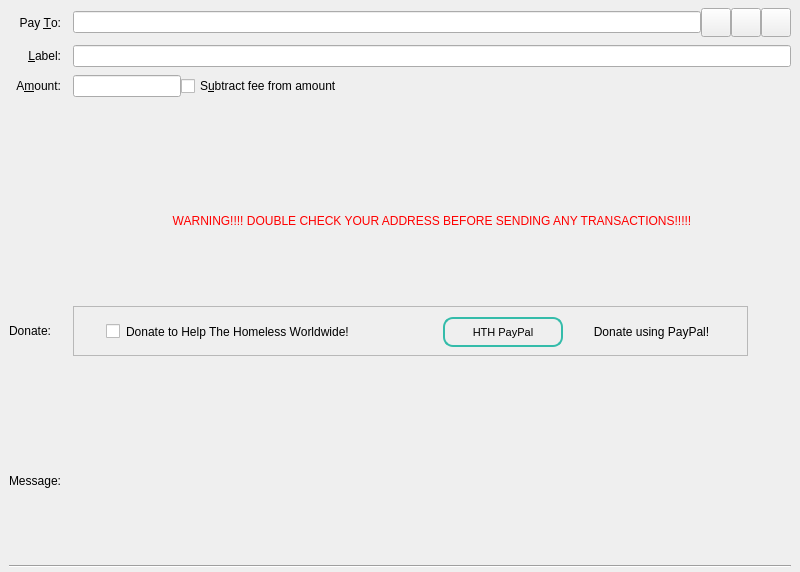
<?xml version="1.0" encoding="UTF-8"?>
<ui version="4.0">
 <class>SendCoinsEntry</class>
 <widget class="QStackedWidget" name="SendCoinsEntry">
  <property name="geometry">
   <rect>
    <x>0</x>
    <y>0</y>
    <width>800</width>
    <height>572</height>
   </rect>
  </property>
  <property name="focusPolicy">
   <enum>Qt::TabFocus</enum>
  </property>
  <property name="autoFillBackground">
   <bool>false</bool>
  </property>
  <property name="styleSheet">
   <string notr="true">font-color: #ff0000;</string>
  </property>
  <widget class="QFrame" name="SendCoins">
   <property name="toolTip">
    <string>This is a normal payment.</string>
   </property>
   <property name="frameShape">
    <enum>QFrame::NoFrame</enum>
   </property>
   <layout class="QGridLayout" name="gridLayout">
    <property name="topMargin">
     <number>8</number>
    </property>
    <property name="bottomMargin">
     <number>4</number>
    </property>
    <property name="horizontalSpacing">
     <number>12</number>
    </property>
    <property name="verticalSpacing">
     <number>8</number>
    </property>
    <item row="5" column="1">
     <widget class="QFrame" name="frameDonate">
      <property name="sizePolicy">
       <sizepolicy hsizetype="Fixed" vsizetype="Fixed">
        <horstretch>0</horstretch>
        <verstretch>0</verstretch>
       </sizepolicy>
      </property>
      <property name="minimumSize">
       <size>
        <width>675</width>
        <height>50</height>
       </size>
      </property>
      <property name="maximumSize">
       <size>
        <width>16777215</width>
        <height>16777215</height>
       </size>
      </property>
      <property name="styleSheet">
       <string notr="true">border-color: transparent;</string>
      </property>
      <property name="frameShape">
       <enum>QFrame::StyledPanel</enum>
      </property>
      <property name="frameShadow">
       <enum>QFrame::Raised</enum>
      </property>
      <widget class="QWidget" name="layoutWidget">
       <property name="geometry">
        <rect>
         <x>10</x>
         <y>10</y>
         <width>291</width>
         <height>31</height>
        </rect>
       </property>
       <layout class="QHBoxLayout" name="horizontalLayoutCheckboxes2">
        <property name="spacing">
         <number>6</number>
        </property>
        <property name="leftMargin">
         <number>0</number>
        </property>
        <item alignment="Qt::AlignHCenter">
         <widget class="QCheckBox" name="chkDonate">
          <property name="maximumSize">
           <size>
            <width>258</width>
            <height>16777215</height>
           </size>
          </property>
          <property name="toolTip">
           <string>Use your HTH Coins to Donate Today!</string>
          </property>
          <property name="layoutDirection">
           <enum>Qt::LeftToRight</enum>
          </property>
          <property name="styleSheet">
           <string notr="true">font-size: 12px;</string>
          </property>
          <property name="text">
           <string>Donate to Help The Homeless Worldwide!</string>
          </property>
         </widget>
        </item>
       </layout>
      </widget>
      <widget class="QWidget" name="layoutWidget_2">
       <property name="geometry">
        <rect>
         <x>370</x>
         <y>10</y>
         <width>291</width>
         <height>32</height>
        </rect>
       </property>
       <layout class="QHBoxLayout" name="horizontalLayoutCheckboxes2_2">
        <property name="spacing">
         <number>6</number>
        </property>
        <property name="leftMargin">
         <number>0</number>
        </property>
        <item>
         <widget class="QPushButton" name="pushButton_Donate">
          <property name="minimumSize">
           <size>
            <width>100</width>
            <height>30</height>
           </size>
          </property>
          <property name="maximumSize">
           <size>
            <width>120</width>
            <height>30</height>
           </size>
          </property>
          <property name="toolTip">
           <string>Visit HTH PayPal and Donate Today!</string>
          </property>
          <property name="styleSheet">
           <string notr="true">border-style: solid;
border-width: 2px;
border-color: #34bcaa;
border-radius: 10px;
font-size: 11px;</string>
          </property>
          <property name="text">
           <string>HTH PayPal</string>
          </property>
         </widget>
        </item>
        <item>
         <widget class="QLabel" name="label">
          <property name="styleSheet">
           <string notr="true">font-size: 12px</string>
          </property>
          <property name="text">
           <string>Donate using PayPal!</string>
          </property>
          <property name="alignment">
           <set>Qt::AlignCenter</set>
          </property>
         </widget>
        </item>
       </layout>
      </widget>
     </widget>
    </item>
    <item row="2" column="0">
     <widget class="QLabel" name="amountLabel">
      <property name="text">
       <string>A&amp;mount:</string>
      </property>
      <property name="alignment">
       <set>Qt::AlignRight|Qt::AlignTrailing|Qt::AlignVCenter</set>
      </property>
      <property name="buddy">
       <cstring>payAmount</cstring>
      </property>
     </widget>
    </item>
    <item row="5" column="0">
     <widget class="QLabel" name="messageCaption">
      <property name="text">
       <string>Donate:</string>
      </property>
      <property name="alignment">
       <set>Qt::AlignLeading|Qt::AlignLeft|Qt::AlignVCenter</set>
      </property>
      <property name="wordWrap">
       <bool>true</bool>
      </property>
     </widget>
    </item>
    <item row="0" column="0">
     <widget class="QLabel" name="payToLabel">
      <property name="text">
       <string>Pay &amp;To:</string>
      </property>
      <property name="alignment">
       <set>Qt::AlignRight|Qt::AlignTrailing|Qt::AlignVCenter</set>
      </property>
      <property name="buddy">
       <cstring>payTo</cstring>
      </property>
     </widget>
    </item>
    <item row="0" column="1">
     <layout class="QHBoxLayout" name="payToLayout">
      <property name="spacing">
       <number>0</number>
      </property>
      <item>
       <widget class="QValidatedLineEdit" name="payTo">
        <property name="toolTip">
         <string>The HelpTheHomeless address to send the payment to</string>
        </property>
       </widget>
      </item>
      <item>
       <widget class="QToolButton" name="addressBookButton">
        <property name="toolTip">
         <string>Choose previously used address</string>
        </property>
        <property name="text">
         <string/>
        </property>
        <property name="iconSize">
         <size>
          <width>22</width>
          <height>22</height>
         </size>
        </property>
        <property name="shortcut">
         <string>Alt+A</string>
        </property>
       </widget>
      </item>
      <item>
       <widget class="QToolButton" name="pasteButton">
        <property name="toolTip">
         <string>Paste address from clipboard</string>
        </property>
        <property name="text">
         <string/>
        </property>
        <property name="iconSize">
         <size>
          <width>22</width>
          <height>22</height>
         </size>
        </property>
        <property name="shortcut">
         <string>Alt+P</string>
        </property>
       </widget>
      </item>
      <item>
       <widget class="QToolButton" name="deleteButton">
        <property name="toolTip">
         <string>Remove this entry</string>
        </property>
        <property name="text">
         <string/>
        </property>
        <property name="iconSize">
         <size>
          <width>22</width>
          <height>22</height>
         </size>
        </property>
       </widget>
      </item>
     </layout>
    </item>
    <item row="6" column="1">
     <spacer name="verticalSpacer_2">
      <property name="orientation">
       <enum>Qt::Vertical</enum>
      </property>
      <property name="sizeType">
       <enum>QSizePolicy::Fixed</enum>
      </property>
      <property name="sizeHint" stdset="0">
       <size>
        <width>20</width>
        <height>40</height>
       </size>
      </property>
     </spacer>
    </item>
    <item row="2" column="1">
     <layout class="QHBoxLayout" name="horizontalLayoutAmount" stretch="0,1">
      <item>
       <widget class="BitcoinAmountField" name="payAmount"/>
      </item>
      <item>
       <widget class="QCheckBox" name="checkboxSubtractFeeFromAmount">
        <property name="toolTip">
         <string>The fee will be deducted from the amount being sent. The recipient will receive a lower amount of HTH than you enter in the amount field. If multiple recipients are selected, the fee is split equally.</string>
        </property>
        <property name="text">
         <string>S&amp;ubtract fee from amount</string>
        </property>
       </widget>
      </item>
     </layout>
    </item>
    <item row="7" column="1">
     <widget class="QLabel" name="messageTextLabel">
      <property name="toolTip">
       <string>A message that was attached to the HTH: URI which will be stored with the transaction for your reference. Note: This message will not be sent over the HelpTheHomeless network.</string>
      </property>
      <property name="textFormat">
       <enum>Qt::PlainText</enum>
      </property>
     </widget>
    </item>
    <item row="3" column="1">
     <spacer name="verticalSpacer">
      <property name="orientation">
       <enum>Qt::Vertical</enum>
      </property>
      <property name="sizeType">
       <enum>QSizePolicy::Fixed</enum>
      </property>
      <property name="sizeHint" stdset="0">
       <size>
        <width>20</width>
        <height>40</height>
       </size>
      </property>
     </spacer>
    </item>
    <item row="8" column="0" colspan="2">
     <widget class="Line" name="line">
      <property name="orientation">
       <enum>Qt::Horizontal</enum>
      </property>
     </widget>
    </item>
    <item row="1" column="1">
     <widget class="QLineEdit" name="addAsLabel">
      <property name="toolTip">
       <string>Enter a label for this address to add it to the list of used addresses</string>
      </property>
     </widget>
    </item>
    <item row="1" column="0">
     <widget class="QLabel" name="labellLabel">
      <property name="text">
       <string>&amp;Label:</string>
      </property>
      <property name="alignment">
       <set>Qt::AlignRight|Qt::AlignTrailing|Qt::AlignVCenter</set>
      </property>
      <property name="buddy">
       <cstring>addAsLabel</cstring>
      </property>
     </widget>
    </item>
    <item row="7" column="0">
     <widget class="QLabel" name="messageLabel">
      <property name="text">
       <string>Message:</string>
      </property>
      <property name="alignment">
       <set>Qt::AlignRight|Qt::AlignTrailing|Qt::AlignVCenter</set>
      </property>
     </widget>
    </item>
    <item row="4" column="1">
     <widget class="QLabel" name="infoText_2">
      <property name="minimumSize">
       <size>
        <width>0</width>
        <height>0</height>
       </size>
      </property>
      <property name="styleSheet">
       <string notr="true">color: red;</string>
      </property>
      <property name="text">
       <string>                                       WARNING!!!! DOUBLE CHECK YOUR ADDRESS BEFORE SENDING ANY TRANSACTIONS!!!!!</string>
      </property>
      <property name="textFormat">
       <enum>Qt::RichText</enum>
      </property>
      <property name="alignment">
       <set>Qt::AlignCenter</set>
      </property>
      <property name="wordWrap">
       <bool>true</bool>
      </property>
     </widget>
    </item>
   </layout>
  </widget>
  <widget class="QFrame" name="SendCoins_UnauthenticatedPaymentRequest">
   <property name="palette">
    <palette>
     <active>
      <colorrole role="WindowText">
       <brush brushstyle="SolidPattern">
        <color alpha="255">
         <red>0</red>
         <green>0</green>
         <blue>0</blue>
        </color>
       </brush>
      </colorrole>
      <colorrole role="Button">
       <brush brushstyle="SolidPattern">
        <color alpha="255">
         <red>255</red>
         <green>255</green>
         <blue>127</blue>
        </color>
       </brush>
      </colorrole>
      <colorrole role="Light">
       <brush brushstyle="SolidPattern">
        <color alpha="255">
         <red>255</red>
         <green>255</green>
         <blue>255</blue>
        </color>
       </brush>
      </colorrole>
      <colorrole role="Midlight">
       <brush brushstyle="SolidPattern">
        <color alpha="255">
         <red>255</red>
         <green>255</green>
         <blue>191</blue>
        </color>
       </brush>
      </colorrole>
      <colorrole role="Dark">
       <brush brushstyle="SolidPattern">
        <color alpha="255">
         <red>127</red>
         <green>127</green>
         <blue>63</blue>
        </color>
       </brush>
      </colorrole>
      <colorrole role="Mid">
       <brush brushstyle="SolidPattern">
        <color alpha="255">
         <red>170</red>
         <green>170</green>
         <blue>84</blue>
        </color>
       </brush>
      </colorrole>
      <colorrole role="Text">
       <brush brushstyle="SolidPattern">
        <color alpha="255">
         <red>0</red>
         <green>0</green>
         <blue>0</blue>
        </color>
       </brush>
      </colorrole>
      <colorrole role="BrightText">
       <brush brushstyle="SolidPattern">
        <color alpha="255">
         <red>255</red>
         <green>255</green>
         <blue>255</blue>
        </color>
       </brush>
      </colorrole>
      <colorrole role="ButtonText">
       <brush brushstyle="SolidPattern">
        <color alpha="255">
         <red>0</red>
         <green>0</green>
         <blue>0</blue>
        </color>
       </brush>
      </colorrole>
      <colorrole role="Base">
       <brush brushstyle="SolidPattern">
        <color alpha="255">
         <red>255</red>
         <green>255</green>
         <blue>255</blue>
        </color>
       </brush>
      </colorrole>
      <colorrole role="Window">
       <brush brushstyle="SolidPattern">
        <color alpha="255">
         <red>255</red>
         <green>255</green>
         <blue>127</blue>
        </color>
       </brush>
      </colorrole>
      <colorrole role="Shadow">
       <brush brushstyle="SolidPattern">
        <color alpha="255">
         <red>0</red>
         <green>0</green>
         <blue>0</blue>
        </color>
       </brush>
      </colorrole>
      <colorrole role="AlternateBase">
       <brush brushstyle="SolidPattern">
        <color alpha="255">
         <red>255</red>
         <green>255</green>
         <blue>191</blue>
        </color>
       </brush>
      </colorrole>
      <colorrole role="ToolTipBase">
       <brush brushstyle="SolidPattern">
        <color alpha="255">
         <red>255</red>
         <green>255</green>
         <blue>220</blue>
        </color>
       </brush>
      </colorrole>
      <colorrole role="ToolTipText">
       <brush brushstyle="SolidPattern">
        <color alpha="255">
         <red>0</red>
         <green>0</green>
         <blue>0</blue>
        </color>
       </brush>
      </colorrole>
     </active>
     <inactive>
      <colorrole role="WindowText">
       <brush brushstyle="SolidPattern">
        <color alpha="255">
         <red>0</red>
         <green>0</green>
         <blue>0</blue>
        </color>
       </brush>
      </colorrole>
      <colorrole role="Button">
       <brush brushstyle="SolidPattern">
        <color alpha="255">
         <red>255</red>
         <green>255</green>
         <blue>127</blue>
        </color>
       </brush>
      </colorrole>
      <colorrole role="Light">
       <brush brushstyle="SolidPattern">
        <color alpha="255">
         <red>255</red>
         <green>255</green>
         <blue>255</blue>
        </color>
       </brush>
      </colorrole>
      <colorrole role="Midlight">
       <brush brushstyle="SolidPattern">
        <color alpha="255">
         <red>255</red>
         <green>255</green>
         <blue>191</blue>
        </color>
       </brush>
      </colorrole>
      <colorrole role="Dark">
       <brush brushstyle="SolidPattern">
        <color alpha="255">
         <red>127</red>
         <green>127</green>
         <blue>63</blue>
        </color>
       </brush>
      </colorrole>
      <colorrole role="Mid">
       <brush brushstyle="SolidPattern">
        <color alpha="255">
         <red>170</red>
         <green>170</green>
         <blue>84</blue>
        </color>
       </brush>
      </colorrole>
      <colorrole role="Text">
       <brush brushstyle="SolidPattern">
        <color alpha="255">
         <red>0</red>
         <green>0</green>
         <blue>0</blue>
        </color>
       </brush>
      </colorrole>
      <colorrole role="BrightText">
       <brush brushstyle="SolidPattern">
        <color alpha="255">
         <red>255</red>
         <green>255</green>
         <blue>255</blue>
        </color>
       </brush>
      </colorrole>
      <colorrole role="ButtonText">
       <brush brushstyle="SolidPattern">
        <color alpha="255">
         <red>0</red>
         <green>0</green>
         <blue>0</blue>
        </color>
       </brush>
      </colorrole>
      <colorrole role="Base">
       <brush brushstyle="SolidPattern">
        <color alpha="255">
         <red>255</red>
         <green>255</green>
         <blue>255</blue>
        </color>
       </brush>
      </colorrole>
      <colorrole role="Window">
       <brush brushstyle="SolidPattern">
        <color alpha="255">
         <red>255</red>
         <green>255</green>
         <blue>127</blue>
        </color>
       </brush>
      </colorrole>
      <colorrole role="Shadow">
       <brush brushstyle="SolidPattern">
        <color alpha="255">
         <red>0</red>
         <green>0</green>
         <blue>0</blue>
        </color>
       </brush>
      </colorrole>
      <colorrole role="AlternateBase">
       <brush brushstyle="SolidPattern">
        <color alpha="255">
         <red>255</red>
         <green>255</green>
         <blue>191</blue>
        </color>
       </brush>
      </colorrole>
      <colorrole role="ToolTipBase">
       <brush brushstyle="SolidPattern">
        <color alpha="255">
         <red>255</red>
         <green>255</green>
         <blue>220</blue>
        </color>
       </brush>
      </colorrole>
      <colorrole role="ToolTipText">
       <brush brushstyle="SolidPattern">
        <color alpha="255">
         <red>0</red>
         <green>0</green>
         <blue>0</blue>
        </color>
       </brush>
      </colorrole>
     </inactive>
     <disabled>
      <colorrole role="WindowText">
       <brush brushstyle="SolidPattern">
        <color alpha="255">
         <red>127</red>
         <green>127</green>
         <blue>63</blue>
        </color>
       </brush>
      </colorrole>
      <colorrole role="Button">
       <brush brushstyle="SolidPattern">
        <color alpha="255">
         <red>255</red>
         <green>255</green>
         <blue>127</blue>
        </color>
       </brush>
      </colorrole>
      <colorrole role="Light">
       <brush brushstyle="SolidPattern">
        <color alpha="255">
         <red>255</red>
         <green>255</green>
         <blue>255</blue>
        </color>
       </brush>
      </colorrole>
      <colorrole role="Midlight">
       <brush brushstyle="SolidPattern">
        <color alpha="255">
         <red>255</red>
         <green>255</green>
         <blue>191</blue>
        </color>
       </brush>
      </colorrole>
      <colorrole role="Dark">
       <brush brushstyle="SolidPattern">
        <color alpha="255">
         <red>127</red>
         <green>127</green>
         <blue>63</blue>
        </color>
       </brush>
      </colorrole>
      <colorrole role="Mid">
       <brush brushstyle="SolidPattern">
        <color alpha="255">
         <red>170</red>
         <green>170</green>
         <blue>84</blue>
        </color>
       </brush>
      </colorrole>
      <colorrole role="Text">
       <brush brushstyle="SolidPattern">
        <color alpha="255">
         <red>127</red>
         <green>127</green>
         <blue>63</blue>
        </color>
       </brush>
      </colorrole>
      <colorrole role="BrightText">
       <brush brushstyle="SolidPattern">
        <color alpha="255">
         <red>255</red>
         <green>255</green>
         <blue>255</blue>
        </color>
       </brush>
      </colorrole>
      <colorrole role="ButtonText">
       <brush brushstyle="SolidPattern">
        <color alpha="255">
         <red>127</red>
         <green>127</green>
         <blue>63</blue>
        </color>
       </brush>
      </colorrole>
      <colorrole role="Base">
       <brush brushstyle="SolidPattern">
        <color alpha="255">
         <red>255</red>
         <green>255</green>
         <blue>127</blue>
        </color>
       </brush>
      </colorrole>
      <colorrole role="Window">
       <brush brushstyle="SolidPattern">
        <color alpha="255">
         <red>255</red>
         <green>255</green>
         <blue>127</blue>
        </color>
       </brush>
      </colorrole>
      <colorrole role="Shadow">
       <brush brushstyle="SolidPattern">
        <color alpha="255">
         <red>0</red>
         <green>0</green>
         <blue>0</blue>
        </color>
       </brush>
      </colorrole>
      <colorrole role="AlternateBase">
       <brush brushstyle="SolidPattern">
        <color alpha="255">
         <red>255</red>
         <green>255</green>
         <blue>127</blue>
        </color>
       </brush>
      </colorrole>
      <colorrole role="ToolTipBase">
       <brush brushstyle="SolidPattern">
        <color alpha="255">
         <red>255</red>
         <green>255</green>
         <blue>220</blue>
        </color>
       </brush>
      </colorrole>
      <colorrole role="ToolTipText">
       <brush brushstyle="SolidPattern">
        <color alpha="255">
         <red>0</red>
         <green>0</green>
         <blue>0</blue>
        </color>
       </brush>
      </colorrole>
     </disabled>
    </palette>
   </property>
   <property name="toolTip">
    <string>This is an unauthenticated payment request.</string>
   </property>
   <property name="autoFillBackground">
    <bool>true</bool>
   </property>
   <property name="frameShape">
    <enum>QFrame::NoFrame</enum>
   </property>
   <layout class="QGridLayout" name="gridLayout_is">
    <property name="spacing">
     <number>12</number>
    </property>
    <item row="0" column="0">
     <widget class="QLabel" name="payToLabel_is">
      <property name="text">
       <string>Pay To:</string>
      </property>
      <property name="alignment">
       <set>Qt::AlignRight|Qt::AlignTrailing|Qt::AlignVCenter</set>
      </property>
     </widget>
    </item>
    <item row="0" column="1">
     <layout class="QHBoxLayout" name="payToLayout_is">
      <property name="spacing">
       <number>0</number>
      </property>
      <item>
       <widget class="QLabel" name="payTo_is"/>
      </item>
      <item>
       <widget class="QToolButton" name="deleteButton_is">
        <property name="toolTip">
         <string>Remove this entry</string>
        </property>
        <property name="text">
         <string/>
        </property>
       </widget>
      </item>
     </layout>
    </item>
    <item row="1" column="0">
     <widget class="QLabel" name="memoLabel_is">
      <property name="text">
       <string>Memo:</string>
      </property>
      <property name="alignment">
       <set>Qt::AlignRight|Qt::AlignTrailing|Qt::AlignVCenter</set>
      </property>
     </widget>
    </item>
    <item row="1" column="1">
     <widget class="QLabel" name="memoTextLabel_is">
      <property name="textFormat">
       <enum>Qt::PlainText</enum>
      </property>
     </widget>
    </item>
    <item row="2" column="0">
     <widget class="QLabel" name="amountLabel_is">
      <property name="text">
       <string>A&amp;mount:</string>
      </property>
      <property name="alignment">
       <set>Qt::AlignRight|Qt::AlignTrailing|Qt::AlignVCenter</set>
      </property>
      <property name="buddy">
       <cstring>payAmount_is</cstring>
      </property>
     </widget>
    </item>
    <item row="2" column="1">
     <widget class="BitcoinAmountField" name="payAmount_is">
      <property name="acceptDrops">
       <bool>false</bool>
      </property>
     </widget>
    </item>
   </layout>
  </widget>
  <widget class="QFrame" name="SendCoins_AuthenticatedPaymentRequest">
   <property name="palette">
    <palette>
     <active>
      <colorrole role="WindowText">
       <brush brushstyle="SolidPattern">
        <color alpha="255">
         <red>0</red>
         <green>0</green>
         <blue>0</blue>
        </color>
       </brush>
      </colorrole>
      <colorrole role="Button">
       <brush brushstyle="SolidPattern">
        <color alpha="255">
         <red>140</red>
         <green>232</green>
         <blue>119</blue>
        </color>
       </brush>
      </colorrole>
      <colorrole role="Light">
       <brush brushstyle="SolidPattern">
        <color alpha="255">
         <red>230</red>
         <green>255</green>
         <blue>224</blue>
        </color>
       </brush>
      </colorrole>
      <colorrole role="Midlight">
       <brush brushstyle="SolidPattern">
        <color alpha="255">
         <red>185</red>
         <green>243</green>
         <blue>171</blue>
        </color>
       </brush>
      </colorrole>
      <colorrole role="Dark">
       <brush brushstyle="SolidPattern">
        <color alpha="255">
         <red>70</red>
         <green>116</green>
         <blue>59</blue>
        </color>
       </brush>
      </colorrole>
      <colorrole role="Mid">
       <brush brushstyle="SolidPattern">
        <color alpha="255">
         <red>93</red>
         <green>155</green>
         <blue>79</blue>
        </color>
       </brush>
      </colorrole>
      <colorrole role="Text">
       <brush brushstyle="SolidPattern">
        <color alpha="255">
         <red>0</red>
         <green>0</green>
         <blue>0</blue>
        </color>
       </brush>
      </colorrole>
      <colorrole role="BrightText">
       <brush brushstyle="SolidPattern">
        <color alpha="255">
         <red>155</red>
         <green>255</green>
         <blue>147</blue>
        </color>
       </brush>
      </colorrole>
      <colorrole role="ButtonText">
       <brush brushstyle="SolidPattern">
        <color alpha="255">
         <red>0</red>
         <green>0</green>
         <blue>0</blue>
        </color>
       </brush>
      </colorrole>
      <colorrole role="Base">
       <brush brushstyle="SolidPattern">
        <color alpha="255">
         <red>119</red>
         <green>255</green>
         <blue>233</blue>
        </color>
       </brush>
      </colorrole>
      <colorrole role="Window">
       <brush brushstyle="SolidPattern">
        <color alpha="255">
         <red>140</red>
         <green>232</green>
         <blue>119</blue>
        </color>
       </brush>
      </colorrole>
      <colorrole role="Shadow">
       <brush brushstyle="SolidPattern">
        <color alpha="255">
         <red>0</red>
         <green>0</green>
         <blue>0</blue>
        </color>
       </brush>
      </colorrole>
      <colorrole role="AlternateBase">
       <brush brushstyle="SolidPattern">
        <color alpha="255">
         <red>197</red>
         <green>243</green>
         <blue>187</blue>
        </color>
       </brush>
      </colorrole>
      <colorrole role="NoRole">
       <brush brushstyle="SolidPattern">
        <color alpha="255">
         <red>125</red>
         <green>194</green>
         <blue>122</blue>
        </color>
       </brush>
      </colorrole>
      <colorrole role="ToolTipBase">
       <brush brushstyle="SolidPattern">
        <color alpha="255">
         <red>255</red>
         <green>255</green>
         <blue>220</blue>
        </color>
       </brush>
      </colorrole>
      <colorrole role="ToolTipText">
       <brush brushstyle="SolidPattern">
        <color alpha="255">
         <red>0</red>
         <green>0</green>
         <blue>0</blue>
        </color>
       </brush>
      </colorrole>
     </active>
     <inactive>
      <colorrole role="WindowText">
       <brush brushstyle="SolidPattern">
        <color alpha="255">
         <red>0</red>
         <green>0</green>
         <blue>0</blue>
        </color>
       </brush>
      </colorrole>
      <colorrole role="Button">
       <brush brushstyle="SolidPattern">
        <color alpha="255">
         <red>140</red>
         <green>232</green>
         <blue>119</blue>
        </color>
       </brush>
      </colorrole>
      <colorrole role="Light">
       <brush brushstyle="SolidPattern">
        <color alpha="255">
         <red>230</red>
         <green>255</green>
         <blue>224</blue>
        </color>
       </brush>
      </colorrole>
      <colorrole role="Midlight">
       <brush brushstyle="SolidPattern">
        <color alpha="255">
         <red>185</red>
         <green>243</green>
         <blue>171</blue>
        </color>
       </brush>
      </colorrole>
      <colorrole role="Dark">
       <brush brushstyle="SolidPattern">
        <color alpha="255">
         <red>70</red>
         <green>116</green>
         <blue>59</blue>
        </color>
       </brush>
      </colorrole>
      <colorrole role="Mid">
       <brush brushstyle="SolidPattern">
        <color alpha="255">
         <red>93</red>
         <green>155</green>
         <blue>79</blue>
        </color>
       </brush>
      </colorrole>
      <colorrole role="Text">
       <brush brushstyle="SolidPattern">
        <color alpha="255">
         <red>0</red>
         <green>0</green>
         <blue>0</blue>
        </color>
       </brush>
      </colorrole>
      <colorrole role="BrightText">
       <brush brushstyle="SolidPattern">
        <color alpha="255">
         <red>155</red>
         <green>255</green>
         <blue>147</blue>
        </color>
       </brush>
      </colorrole>
      <colorrole role="ButtonText">
       <brush brushstyle="SolidPattern">
        <color alpha="255">
         <red>0</red>
         <green>0</green>
         <blue>0</blue>
        </color>
       </brush>
      </colorrole>
      <colorrole role="Base">
       <brush brushstyle="SolidPattern">
        <color alpha="255">
         <red>119</red>
         <green>255</green>
         <blue>233</blue>
        </color>
       </brush>
      </colorrole>
      <colorrole role="Window">
       <brush brushstyle="SolidPattern">
        <color alpha="255">
         <red>140</red>
         <green>232</green>
         <blue>119</blue>
        </color>
       </brush>
      </colorrole>
      <colorrole role="Shadow">
       <brush brushstyle="SolidPattern">
        <color alpha="255">
         <red>0</red>
         <green>0</green>
         <blue>0</blue>
        </color>
       </brush>
      </colorrole>
      <colorrole role="AlternateBase">
       <brush brushstyle="SolidPattern">
        <color alpha="255">
         <red>197</red>
         <green>243</green>
         <blue>187</blue>
        </color>
       </brush>
      </colorrole>
      <colorrole role="NoRole">
       <brush brushstyle="SolidPattern">
        <color alpha="255">
         <red>125</red>
         <green>194</green>
         <blue>122</blue>
        </color>
       </brush>
      </colorrole>
      <colorrole role="ToolTipBase">
       <brush brushstyle="SolidPattern">
        <color alpha="255">
         <red>255</red>
         <green>255</green>
         <blue>220</blue>
        </color>
       </brush>
      </colorrole>
      <colorrole role="ToolTipText">
       <brush brushstyle="SolidPattern">
        <color alpha="255">
         <red>0</red>
         <green>0</green>
         <blue>0</blue>
        </color>
       </brush>
      </colorrole>
     </inactive>
     <disabled>
      <colorrole role="WindowText">
       <brush brushstyle="SolidPattern">
        <color alpha="255">
         <red>70</red>
         <green>116</green>
         <blue>59</blue>
        </color>
       </brush>
      </colorrole>
      <colorrole role="Button">
       <brush brushstyle="SolidPattern">
        <color alpha="255">
         <red>140</red>
         <green>232</green>
         <blue>119</blue>
        </color>
       </brush>
      </colorrole>
      <colorrole role="Light">
       <brush brushstyle="SolidPattern">
        <color alpha="255">
         <red>230</red>
         <green>255</green>
         <blue>224</blue>
        </color>
       </brush>
      </colorrole>
      <colorrole role="Midlight">
       <brush brushstyle="SolidPattern">
        <color alpha="255">
         <red>185</red>
         <green>243</green>
         <blue>171</blue>
        </color>
       </brush>
      </colorrole>
      <colorrole role="Dark">
       <brush brushstyle="SolidPattern">
        <color alpha="255">
         <red>70</red>
         <green>116</green>
         <blue>59</blue>
        </color>
       </brush>
      </colorrole>
      <colorrole role="Mid">
       <brush brushstyle="SolidPattern">
        <color alpha="255">
         <red>93</red>
         <green>155</green>
         <blue>79</blue>
        </color>
       </brush>
      </colorrole>
      <colorrole role="Text">
       <brush brushstyle="SolidPattern">
        <color alpha="255">
         <red>70</red>
         <green>116</green>
         <blue>59</blue>
        </color>
       </brush>
      </colorrole>
      <colorrole role="BrightText">
       <brush brushstyle="SolidPattern">
        <color alpha="255">
         <red>155</red>
         <green>255</green>
         <blue>147</blue>
        </color>
       </brush>
      </colorrole>
      <colorrole role="ButtonText">
       <brush brushstyle="SolidPattern">
        <color alpha="255">
         <red>70</red>
         <green>116</green>
         <blue>59</blue>
        </color>
       </brush>
      </colorrole>
      <colorrole role="Base">
       <brush brushstyle="SolidPattern">
        <color alpha="255">
         <red>140</red>
         <green>232</green>
         <blue>119</blue>
        </color>
       </brush>
      </colorrole>
      <colorrole role="Window">
       <brush brushstyle="SolidPattern">
        <color alpha="255">
         <red>140</red>
         <green>232</green>
         <blue>119</blue>
        </color>
       </brush>
      </colorrole>
      <colorrole role="Shadow">
       <brush brushstyle="SolidPattern">
        <color alpha="255">
         <red>0</red>
         <green>0</green>
         <blue>0</blue>
        </color>
       </brush>
      </colorrole>
      <colorrole role="AlternateBase">
       <brush brushstyle="SolidPattern">
        <color alpha="255">
         <red>140</red>
         <green>232</green>
         <blue>119</blue>
        </color>
       </brush>
      </colorrole>
      <colorrole role="NoRole">
       <brush brushstyle="SolidPattern">
        <color alpha="255">
         <red>125</red>
         <green>194</green>
         <blue>122</blue>
        </color>
       </brush>
      </colorrole>
      <colorrole role="ToolTipBase">
       <brush brushstyle="SolidPattern">
        <color alpha="255">
         <red>255</red>
         <green>255</green>
         <blue>220</blue>
        </color>
       </brush>
      </colorrole>
      <colorrole role="ToolTipText">
       <brush brushstyle="SolidPattern">
        <color alpha="255">
         <red>0</red>
         <green>0</green>
         <blue>0</blue>
        </color>
       </brush>
      </colorrole>
     </disabled>
    </palette>
   </property>
   <property name="toolTip">
    <string>This is an authenticated payment request.</string>
   </property>
   <property name="autoFillBackground">
    <bool>true</bool>
   </property>
   <property name="frameShape">
    <enum>QFrame::NoFrame</enum>
   </property>
   <layout class="QGridLayout" name="gridLayout_s">
    <property name="spacing">
     <number>12</number>
    </property>
    <item row="0" column="0">
     <widget class="QLabel" name="payToLabel_s">
      <property name="text">
       <string>Pay To:</string>
      </property>
      <property name="alignment">
       <set>Qt::AlignRight|Qt::AlignTrailing|Qt::AlignVCenter</set>
      </property>
     </widget>
    </item>
    <item row="0" column="1">
     <layout class="QHBoxLayout" name="payToLayout_s">
      <property name="spacing">
       <number>0</number>
      </property>
      <item>
       <widget class="QLabel" name="payTo_s">
        <property name="textFormat">
         <enum>Qt::PlainText</enum>
        </property>
       </widget>
      </item>
      <item>
       <widget class="QToolButton" name="deleteButton_s">
        <property name="toolTip">
         <string>Remove this entry</string>
        </property>
        <property name="text">
         <string/>
        </property>
       </widget>
      </item>
     </layout>
    </item>
    <item row="1" column="0">
     <widget class="QLabel" name="memoLabel_s">
      <property name="text">
       <string>Memo:</string>
      </property>
      <property name="alignment">
       <set>Qt::AlignRight|Qt::AlignTrailing|Qt::AlignVCenter</set>
      </property>
     </widget>
    </item>
    <item row="1" column="1">
     <widget class="QLabel" name="memoTextLabel_s">
      <property name="textFormat">
       <enum>Qt::PlainText</enum>
      </property>
     </widget>
    </item>
    <item row="2" column="0">
     <widget class="QLabel" name="amountLabel_s">
      <property name="text">
       <string>A&amp;mount:</string>
      </property>
      <property name="alignment">
       <set>Qt::AlignRight|Qt::AlignTrailing|Qt::AlignVCenter</set>
      </property>
      <property name="buddy">
       <cstring>payAmount_s</cstring>
      </property>
     </widget>
    </item>
    <item row="2" column="1">
     <widget class="BitcoinAmountField" name="payAmount_s">
      <property name="acceptDrops">
       <bool>false</bool>
      </property>
     </widget>
    </item>
   </layout>
  </widget>
 </widget>
 <customwidgets>
  <customwidget>
   <class>BitcoinAmountField</class>
   <extends>QLineEdit</extends>
   <header>bitcoinamountfield.h</header>
   <container>1</container>
  </customwidget>
  <customwidget>
   <class>QValidatedLineEdit</class>
   <extends>QLineEdit</extends>
   <header>qvalidatedlineedit.h</header>
  </customwidget>
 </customwidgets>
 <tabstops>
  <tabstop>payTo</tabstop>
  <tabstop>addressBookButton</tabstop>
  <tabstop>pasteButton</tabstop>
  <tabstop>deleteButton</tabstop>
  <tabstop>addAsLabel</tabstop>
  <tabstop>payAmount</tabstop>
  <tabstop>payAmount_is</tabstop>
  <tabstop>deleteButton_is</tabstop>
  <tabstop>payAmount_s</tabstop>
  <tabstop>deleteButton_s</tabstop>
 </tabstops>
 <resources/>
 <connections/>
</ui>
